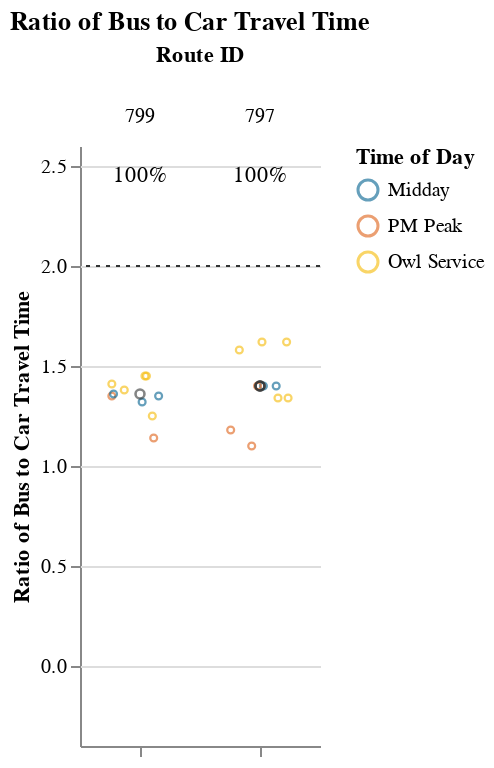
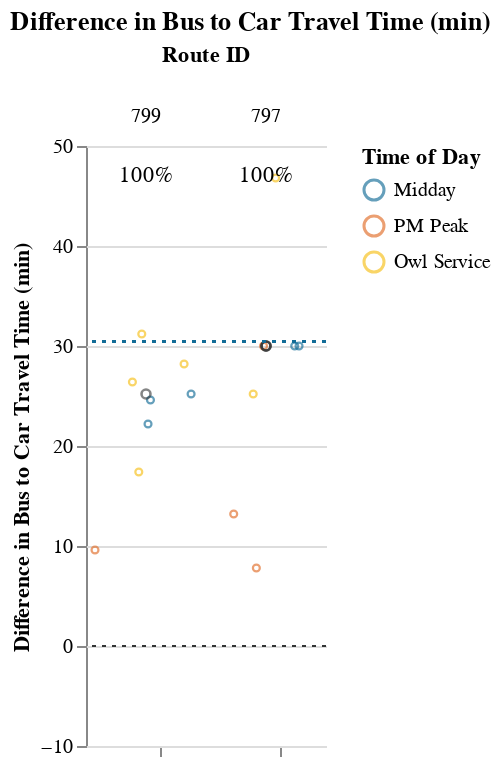

The notebook cell saved with these charts, in order:
### Markdown cell above
### Long Routes (> 1.5 hrs)

### Code cell
route_group = "long"
try:
    subset_routes, mult, diff  = setup_charts(df, PCT_COMPETITIVE_THRESHOLD, route_group)
    if len(subset_routes) > 0:
        display(
            Markdown(
                f"{CAPTIONS_DICT[route_group]}"
                "Within each route group, routes are sorted in descending order "
                "by % competitive trips and # trips below the additional time cut-off."
            )
        )

        display(mult)
        display(diff)
except:
    print("No routes meet this criteria.")

### Figure 1 — Vega-Lite specification as saved in the notebook (floating-point values rounded to 4 significant figures)
{"config": {"view": {"continuousWidth": 400, "continuousHeight": 300, "stroke": null}, "facet": {"spacing": 0}}, "data": {"name": "data-c5b99667a44c1a0842c67f1d6e1c2898"}, "facet": {"column": {"field": "route_id", "sort": ["799", "797"], "title": "Route ID", "type": "nominal"}}, "spec": {"layer": [{"mark": {"type": "point", "opacity": 0.65, "size": 12, "strokeWidth": 1.1}, "encoding": {"color": {"field": "time_of_day", "scale": {"range": ["#136C97", "#E16B26", "#F6BF16", "#00896B", "#7790A3", "#5B559C"]}, "sort": ["AM Peak", "Midday", "PM Peak", "Owl Service"], "title": "Time of Day", "type": "nominal"}, "tooltip": [{"field": "route_id", "type": "nominal"}, {"field": "trip_id", "type": "nominal"}, {"field": "service_hours", "type": "quantitative"}, {"field": "car_duration_hours", "type": "quantitative"}, {"field": "bus_multiplier", "type": "quantitative"}, {"field": "bus_difference", "type": "quantitative"}, {"field": "num_trips", "type": "quantitative"}, {"field": "num_competitive", "type": "quantitative"}, {"field": "pct_trips_competitive", "type": "quantitative"}, {"field": "p25", "type": "quantitative"}, {"field": "p50", "type": "quantitative"}, {"field": "p75", "type": "quantitative"}], "x": {"axis": {"grid": false, "labels": false, "ticks": true, "values": [0]}, "field": "jitter", "scale": {}, "title": null, "type": "quantitative"}, "y": {"field": "bus_multiplier", "scale": {"domain": [-0.25, 2.5]}, "title": "Ratio of Bus to Car Travel Time", "type": "quantitative"}}, "selection": {"selector005": {"type": "interval", "bind": "scales", "encodings": ["x", "y"]}}, "transform": [{"calculate": "sqrt(-2*log(random()))*cos(2*PI*random())", "as": "jitter"}], "width": 60}, {"layer": [{"mark": {"type": "point", "opacity": 0.6, "size": 20, "strokeWidth": 1.3}, "encoding": {"color": {"value": "#323434"}, "y": {"field": "bus_multiplier", "type": "quantitative"}}, "transform": [{"filter": "(datum.p50_trip === 1)"}]}, {"mark": {"type": "rule", "strokeDash": [2, 3]}, "encoding": {"color": {"value": "#323434"}, "y": {"field": "cutoff", "type": "quantitative"}}}, {"mark": {"type": "text", "align": "center", "baseline": "middle"}, "encoding": {"color": {"value": "black"}, "text": {"field": "pct_trips_competitive", "format": ".0%", "type": "quantitative"}, "tooltip": [{"field": "route_id", "type": "nominal"}, {"field": "trip_id", "type": "nominal"}, {"field": "service_hours", "type": "quantitative"}, {"field": "car_duration_hours", "type": "quantitative"}, {"field": "bus_multiplier", "type": "quantitative"}, {"field": "bus_difference", "type": "quantitative"}, {"field": "num_trips", "type": "quantitative"}, {"field": "num_competitive", "type": "quantitative"}, {"field": "pct_trips_competitive", "type": "quantitative"}, {"field": "p25", "type": "quantitative"}, {"field": "p50", "type": "quantitative"}, {"field": "p75", "type": "quantitative"}], "x": {"value": 30}, "y": {"value": 15}}, "transform": [{"calculate": "sqrt(-2*log(random()))*cos(2*PI*random())", "as": "jitter"}, {"filter": "(datum.fastest_trip === 1)"}]}]}]}, "resolve": {"scale": {"y": "shared"}}, "title": "Ratio of Bus to Car Travel Time", "$schema": "https://vega.github.io/schema/vega-lite/v4.17.0.json", "datasets": {"data-c5b99667a44c1a0842c67f1d6e1c2898": [{"calitp_itp_id": 295, "trip_key": -1915823902160798522, "trip_id": "3083", "shape_id": "182", "route_id": "797", "service_hours": 1.38, "trip_first_departure_ts": 71100, "trip_last_arrival_ts": 76080, "departure_hour": 19, "time_of_day": "PM Peak", "p25": 1.67, "p50": 1.75, "p75": 1.915, "p50_trip": 0, "fastest_trip": 1, "car_duration_hours": 1.25, "competitive_route": 1, "bus_multiplier": 1.1, "bus_difference": 7.8, "num_trips": 10, "num_competitive": 10, "pct_trips_competitive": 1.0, "bus_difference_spread": 39.0, "route_group": "long", "max_trip_hrs": 2.03, "max_trip_route_group": 2.03, "name": "City of Santa Clarita", "caltrans_district": "07 - Los Angeles", "drmt_organization_name": null, "cutoff2": 30.45, "cutoff": 2}, {"calitp_itp_id": 295, "trip_key": -3256586415654444380, "trip_id": "3082", "shape_id": "182", "route_id": "797", "service_hours": 1.47, "trip_first_departure_ts": 67200, "trip_last_arrival_ts": 72480, "departure_hour": 18, "time_of_day": "PM Peak", "p25": 1.67, "p50": 1.75, "p75": 1.915, "p50_trip": 0, "fastest_trip": 0, "car_duration_hours": 1.25, "competitive_route": 1, "bus_multiplier": 1.18, "bus_difference": 13.2, "num_trips": 10, "num_competitive": 10, "pct_trips_competitive": 1.0, "bus_difference_spread": 39.0, "route_group": "long", "max_trip_hrs": 2.03, "max_trip_route_group": 2.03, "name": "City of Santa Clarita", "caltrans_district": "07 - Los Angeles", "drmt_organization_name": null, "cutoff2": 30.45, "cutoff": 2}, {"calitp_itp_id": 295, "trip_key": -4593410719850581367, "trip_id": "3071", "shape_id": "46", "route_id": "797", "service_hours": 1.67, "trip_first_departure_ts": 18840, "trip_last_arrival_ts": 24840, "departure_hour": 5, "time_of_day": "Owl Service", "p25": 1.67, "p50": 1.75, "p75": 1.915, "p50_trip": 0, "fastest_trip": 0, "car_duration_hours": 1.25, "competitive_route": 1, "bus_multiplier": 1.34, "bus_difference": 25.2, "num_trips": 10, "num_competitive": 10, "pct_trips_competitive": 1.0, "bus_difference_spread": 39.0, "route_group": "long", "max_trip_hrs": 2.03, "max_trip_route_group": 2.03, "name": "City of Santa Clarita", "caltrans_district": "07 - Los Angeles", "drmt_organization_name": null, "cutoff2": 30.45, "cutoff": 2}, {"calitp_itp_id": 295, "trip_key": 7788513782900630212, "trip_id": "3070", "shape_id": "46", "route_id": "797", "service_hours": 1.67, "trip_first_departure_ts": 18000, "trip_last_arrival_ts": 24000, "departure_hour": 5, "time_of_day": "Owl Service", "p25": 1.67, "p50": 1.75, "p75": 1.915, "p50_trip": 0, "fastest_trip": 0, "car_duration_hours": 1.25, "competitive_route": 1, "bus_multiplier": 1.34, "bus_difference": 25.2, "num_trips": 10, "num_competitive": 10, "pct_trips_competitive": 1.0, "bus_difference_spread": 39.0, "route_group": "long", "max_trip_hrs": 2.03, "max_trip_route_group": 2.03, "name": "City of Santa Clarita", "caltrans_district": "07 - Los Angeles", "drmt_organization_name": null, "cutoff2": 30.45, "cutoff": 2}, {"calitp_itp_id": 295, "trip_key": -3811004426509746015, "trip_id": "3079", "shape_id": "182", "route_id": "797", "service_hours": 1.75, "trip_first_departure_ts": 60000, "trip_last_arrival_ts": 66300, "departure_hour": 16, "time_of_day": "Midday", "p25": 1.67, "p50": 1.75, "p75": 1.915, "p50_trip": 1, "fastest_trip": 0, "car_duration_hours": 1.25, "competitive_route": 1, "bus_multiplier": 1.4, "bus_difference": 30.0, "num_trips": 10, "num_competitive": 10, "pct_trips_competitive": 1.0, "bus_difference_spread": 39.0, "route_group": "long", "max_trip_hrs": 2.03, "max_trip_route_group": 2.03, "name": "City of Santa Clarita", "caltrans_district": "07 - Los Angeles", "drmt_organization_name": null, "cutoff2": 30.45, "cutoff": 2}, {"calitp_itp_id": 295, "trip_key": 5735706413282352018, "trip_id": "3077", "shape_id": "182", "route_id": "797", "service_hours": 1.75, "trip_first_departure_ts": 56700, "trip_last_arrival_ts": 63000, "departure_hour": 15, "time_of_day": "Midday", "p25": 1.67, "p50": 1.75, "p75": 1.915, "p50_trip": 1, "fastest_trip": 0, "car_duration_hours": 1.25, "competitive_route": 1, "bus_multiplier": 1.4, "bus_difference": 30.0, "num_trips": 10, "num_competitive": 10, "pct_trips_competitive": 1.0, "bus_difference_spread": 39.0, "route_group": "long", "max_trip_hrs": 2.03, "max_trip_route_group": 2.03, "name": "City of Santa Clarita", "caltrans_district": "07 - Los Angeles", "drmt_organization_name": null, "cutoff2": 30.45, "cutoff": 2}, {"calitp_itp_id": 295, "trip_key": 8742554721937107299, "trip_id": "3081", "shape_id": "182", "route_id": "797", "service_hours": 1.75, "trip_first_departure_ts": 63600, "trip_last_arrival_ts": 69900, "departure_hour": 17, "time_of_day": "PM Peak", "p25": 1.67, "p50": 1.75, "p75": 1.915, "p50_trip": 1, "fastest_trip": 0, "car_duration_hours": 1.25, "competitive_route": 1, "bus_multiplier": 1.4, "bus_difference": 30.0, "num_trips": 10, "num_competitive": 10, "pct_trips_competitive": 1.0, "bus_difference_spread": 39.0, "route_group": "long", "max_trip_hrs": 2.03, "max_trip_route_group": 2.03, "name": "City of Santa Clarita", "caltrans_district": "07 - Los Angeles", "drmt_organization_name": null, "cutoff2": 30.45, "cutoff": 2}, {"calitp_itp_id": 295, "trip_key": 7393136377311081848, "trip_id": "3072", "shape_id": "46", "route_id": "797", "service_hours": 1.97, "trip_first_departure_ts": 19740, "trip_last_arrival_ts": 26820, "departure_hour": 5, "time_of_day": "Owl Service", "p25": 1.67, "p50": 1.75, "p75": 1.915, "p50_trip": 0, "fastest_trip": 0, "car_duration_hours": 1.25, "competitive_route": 1, "bus_multiplier": 1.58, "bus_difference": 43.2, "num_trips": 10, "num_competitive": 10, "pct_trips_competitive": 1.0, "bus_difference_spread": 39.0, "route_group": "long", "max_trip_hrs": 2.03, "max_trip_route_group": 2.03, "name": "City of Santa Clarita", "caltrans_district": "07 - Los Angeles", "drmt_organization_name": null, "cutoff2": 30.45, "cutoff": 2}, {"calitp_itp_id": 295, "trip_key": 3853872777620300171, "trip_id": "3073", "shape_id": "46", "route_id": "797", "service_hours": 2.02, "trip_first_departure_ts": 20640, "trip_last_arrival_ts": 27900, "departure_hour": 5, "time_of_day": "Owl Service", "p25": 1.67, "p50": 1.75, "p75": 1.915, "p50_trip": 0, "fastest_trip": 0, "car_duration_hours": 1.25, "competitive_route": 1, "bus_multiplier": 1.62, "bus_difference": 46.2, "num_trips": 10, "num_competitive": 10, "pct_trips_competitive": 1.0, "bus_difference_spread": 39.0, "route_group": "long", "max_trip_hrs": 2.03, "max_trip_route_group": 2.03, "name": "City of Santa Clarita", "caltrans_district": "07 - Los Angeles", "drmt_organization_name": null, "cutoff2": 30.45, "cutoff": 2}, {"calitp_itp_id": 295, "trip_key": -2054054940678702885, "trip_id": "3076", "shape_id": "46", "route_id": "797", "service_hours": 2.03, "trip_first_departure_ts": 24360, "trip_last_arrival_ts": 31680, "departure_hour": 6, "time_of_day": "Owl Service", "p25": 1.67, "p50": 1.75, "p75": 1.915, "p50_trip": 0, "fastest_trip": 0, "car_duration_hours": 1.25, "competitive_route": 1, "bus_multiplier": 1.62, "bus_difference": 46.8, "num_trips": 10, "num_competitive": 10, "pct_trips_competitive": 1.0, "bus_difference_spread": 39.0, "route_group": "long", "max_trip_hrs": 2.03, "max_trip_route_group": 2.03, "name": "City of Santa Clarita", "caltrans_district": "07 - Los Angeles", "drmt_organization_name": null, "cutoff2": 30.45, "cutoff": 2}, {"calitp_itp_id": 295, "trip_key": -3179394720470570773, "trip_id": "2046", "shape_id": "199", "route_id": "799", "service_hours": 1.32, "trip_first_departure_ts": 67500, "trip_last_arrival_ts": 72240, "departure_hour": 18, "time_of_day": "PM Peak", "p25": 1.54, "p50": 1.575, "p75": 1.623, "p50_trip": 0, "fastest_trip": 1, "car_duration_hours": 1.16, "competitive_route": 1, "bus_multiplier": 1.14, "bus_difference": 9.6, "num_trips": 10, "num_competitive": 10, "pct_trips_competitive": 1.0, "bus_difference_spread": 21.6, "route_group": "long", "max_trip_hrs": 1.68, "max_trip_route_group": 2.03, "name": "City of Santa Clarita", "caltrans_district": "07 - Los Angeles", "drmt_organization_name": null, "cutoff2": 30.45, "cutoff": 2}, {"calitp_itp_id": 295, "trip_key": -7877779950022626286, "trip_id": "3084", "shape_id": "197", "route_id": "799", "service_hours": 1.45, "trip_first_departure_ts": 17700, "trip_last_arrival_ts": 22920, "departure_hour": 4, "time_of_day": "Owl Service", "p25": 1.54, "p50": 1.575, "p75": 1.623, "p50_trip": 0, "fastest_trip": 0, "car_duration_hours": 1.16, "competitive_route": 1, "bus_multiplier": 1.25, "bus_difference": 17.4, "num_trips": 10, "num_competitive": 10, "pct_trips_competitive": 1.0, "bus_difference_spread": 21.6, "route_group": "long", "max_trip_hrs": 1.68, "max_trip_route_group": 2.03, "name": "City of Santa Clarita", "caltrans_district": "07 - Los Angeles", "drmt_organization_name": null, "cutoff2": 30.45, "cutoff": 2}, {"calitp_itp_id": 295, "trip_key": 4015009094993665047, "trip_id": "2032", "shape_id": "199", "route_id": "799", "service_hours": 1.53, "trip_first_departure_ts": 55320, "trip_last_arrival_ts": 60840, "departure_hour": 15, "time_of_day": "Midday", "p25": 1.54, "p50": 1.575, "p75": 1.623, "p50_trip": 0, "fastest_trip": 0, "car_duration_hours": 1.16, "competitive_route": 1, "bus_multiplier": 1.32, "bus_difference": 22.2, "num_trips": 10, "num_competitive": 10, "pct_trips_competitive": 1.0, "bus_difference_spread": 21.6, "route_group": "long", "max_trip_hrs": 1.68, "max_trip_route_group": 2.03, "name": "City of Santa Clarita", "caltrans_district": "07 - Los Angeles", "drmt_organization_name": null, "cutoff2": 30.45, "cutoff": 2}, {"calitp_itp_id": 295, "trip_key": 784686692096180704, "trip_id": "2034", "shape_id": "199", "route_id": "799", "service_hours": 1.57, "trip_first_departure_ts": 57720, "trip_last_arrival_ts": 63360, "departure_hour": 16, "time_of_day": "Midday", "p25": 1.54, "p50": 1.575, "p75": 1.623, "p50_trip": 0, "fastest_trip": 0, "car_duration_hours": 1.16, "competitive_route": 1, "bus_multiplier": 1.35, "bus_difference": 24.6, "num_trips": 10, "num_competitive": 10, "pct_trips_competitive": 1.0, "bus_difference_spread": 21.6, "route_group": "long", "max_trip_hrs": 1.68, "max_trip_route_group": 2.03, "name": "City of Santa Clarita", "caltrans_district": "07 - Los Angeles", "drmt_organization_name": null, "cutoff2": 30.45, "cutoff": 2}, {"calitp_itp_id": 295, "trip_key": 9086637474650507641, "trip_id": "3", "shape_id": "199", "route_id": "799", "service_hours": 1.57, "trip_first_departure_ts": 64800, "trip_last_arrival_ts": 70440, "departure_hour": 18, "time_of_day": "PM Peak", "p25": 1.54, "p50": 1.575, "p75": 1.623, "p50_trip": 0, "fastest_trip": 0, "car_duration_hours": 1.16, "competitive_route": 1, "bus_multiplier": 1.35, "bus_difference": 24.6, "num_trips": 10, "num_competitive": 10, "pct_trips_competitive": 1.0, "bus_difference_spread": 21.6, "route_group": "long", "max_trip_hrs": 1.68, "max_trip_route_group": 2.03, "name": "City of Santa Clarita", "caltrans_district": "07 - Los Angeles", "drmt_organization_name": null, "cutoff2": 30.45, "cutoff": 2}, {"calitp_itp_id": 295, "trip_key": -2901095108841560592, "trip_id": "2037", "shape_id": "199", "route_id": "799", "service_hours": 1.58, "trip_first_departure_ts": 60420, "trip_last_arrival_ts": 66120, "departure_hour": 16, "time_of_day": "Midday", "p25": 1.54, "p50": 1.575, "p75": 1.623, "p50_trip": 1, "fastest_trip": 0, "car_duration_hours": 1.16, "competitive_route": 1, "bus_multiplier": 1.36, "bus_difference": 25.2, "num_trips": 10, "num_competitive": 10, "pct_trips_competitive": 1.0, "bus_difference_spread": 21.6, "route_group": "long", "max_trip_hrs": 1.68, "max_trip_route_group": 2.03, "name": "City of Santa Clarita", "caltrans_district": "07 - Los Angeles", "drmt_organization_name": null, "cutoff2": 30.45, "cutoff": 2}, {"calitp_itp_id": 295, "trip_key": 383992982627805260, "trip_id": "3087", "shape_id": "197", "route_id": "799", "service_hours": 1.6, "trip_first_departure_ts": 20160, "trip_last_arrival_ts": 25920, "departure_hour": 5, "time_of_day": "Owl Service", "p25": 1.54, "p50": 1.575, "p75": 1.623, "p50_trip": 0, "fastest_trip": 0, "car_duration_hours": 1.16, "competitive_route": 1, "bus_multiplier": 1.38, "bus_difference": 26.4, "num_trips": 10, "num_competitive": 10, "pct_trips_competitive": 1.0, "bus_difference_spread": 21.6, "route_group": "long", "max_trip_hrs": 1.68, "max_trip_route_group": 2.03, "name": "City of Santa Clarita", "caltrans_district": "07 - Los Angeles", "drmt_organization_name": null, "cutoff2": 30.45, "cutoff": 2}, {"calitp_itp_id": 295, "trip_key": 7697920683286538959, "trip_id": "3089", "shape_id": "197", "route_id": "799", "service_hours": 1.63, "trip_first_departure_ts": 21660, "trip_last_arrival_ts": 27540, "departure_hour": 6, "time_of_day": "Owl Service", "p25": 1.54, "p50": 1.575, "p75": 1.623, "p50_trip": 0, "fastest_trip": 0, "car_duration_hours": 1.16, "competitive_route": 1, "bus_multiplier": 1.41, "bus_difference": 28.2, "num_trips": 10, "num_competitive": 10, "pct_trips_competitive": 1.0, "bus_difference_spread": 21.6, "route_group": "long", "max_trip_hrs": 1.68, "max_trip_route_group": 2.03, "name": "City of Santa Clarita", "caltrans_district": "07 - Los Angeles", "drmt_organization_name": null, "cutoff2": 30.45, "cutoff": 2}, {"calitp_itp_id": 295, "trip_key": 8048872997823966847, "trip_id": "3091", "shape_id": "197", "route_id": "799", "service_hours": 1.68, "trip_first_departure_ts": 23460, "trip_last_arrival_ts": 29520, "departure_hour": 6, "time_of_day": "Owl Service", "p25": 1.54, "p50": 1.575, "p75": 1.623, "p50_trip": 0, "fastest_trip": 0, "car_duration_hours": 1.16, "competitive_route": 1, "bus_multiplier": 1.45, "bus_difference": 31.2, "num_trips": 10, "num_competitive": 10, "pct_trips_competitive": 1.0, "bus_difference_spread": 21.6, "route_group": "long", "max_trip_hrs": 1.68, "max_trip_route_group": 2.03, "name": "City of Santa Clarita", "caltrans_district": "07 - Los Angeles", "drmt_organization_name": null, "cutoff2": 30.45, "cutoff": 2}, {"calitp_itp_id": 295, "trip_key": 1434291077239582702, "trip_id": "2024", "shape_id": "197", "route_id": "799", "service_hours": 1.68, "trip_first_departure_ts": 24660, "trip_last_arrival_ts": 30720, "departure_hour": 6, "time_of_day": "Owl Service", "p25": 1.54, "p50": 1.575, "p75": 1.623, "p50_trip": 0, "fastest_trip": 0, "car_duration_hours": 1.16, "competitive_route": 1, "bus_multiplier": 1.45, "bus_difference": 31.2, "num_trips": 10, "num_competitive": 10, "pct_trips_competitive": 1.0, "bus_difference_spread": 21.6, "route_group": "long", "max_trip_hrs": 1.68, "max_trip_route_group": 2.03, "name": "City of Santa Clarita", "caltrans_district": "07 - Los Angeles", "drmt_organization_name": null, "cutoff2": 30.45, "cutoff": 2}]}}

### Figure 2 — Vega-Lite specification as saved in the notebook (floating-point values rounded to 4 significant figures)
{"config": {"view": {"continuousWidth": 400, "continuousHeight": 300, "stroke": null}, "facet": {"spacing": 0}}, "data": {"name": "data-e4b3d8e38336a7cbdfe7df313a1a7c20"}, "facet": {"column": {"field": "route_id", "sort": ["799", "797"], "title": "Route ID", "type": "nominal"}}, "spec": {"layer": [{"mark": {"type": "point", "opacity": 0.65, "size": 12, "strokeWidth": 1.1}, "encoding": {"color": {"field": "time_of_day", "scale": {"range": ["#136C97", "#E16B26", "#F6BF16", "#00896B", "#7790A3", "#5B559C"]}, "sort": ["AM Peak", "Midday", "PM Peak", "Owl Service"], "title": "Time of Day", "type": "nominal"}, "tooltip": [{"field": "route_id", "type": "nominal"}, {"field": "trip_id", "type": "nominal"}, {"field": "service_hours", "type": "quantitative"}, {"field": "car_duration_hours", "type": "quantitative"}, {"field": "bus_multiplier", "type": "quantitative"}, {"field": "bus_difference", "type": "quantitative"}, {"field": "num_trips", "type": "quantitative"}, {"field": "num_competitive", "type": "quantitative"}, {"field": "pct_trips_competitive", "type": "quantitative"}, {"field": "p25", "type": "quantitative"}, {"field": "p50", "type": "quantitative"}, {"field": "p75", "type": "quantitative"}], "x": {"axis": {"grid": false, "labels": false, "ticks": true, "values": [0]}, "field": "jitter", "scale": {}, "title": null, "type": "quantitative"}, "y": {"field": "bus_difference", "scale": {"domain": [-7.2, 46.8]}, "title": "Difference in Bus to Car Travel Time (min)", "type": "quantitative"}}, "selection": {"selector006": {"type": "interval", "bind": "scales", "encodings": ["x", "y"]}}, "transform": [{"calculate": "sqrt(-2*log(random()))*cos(2*PI*random())", "as": "jitter"}], "width": 60}, {"layer": [{"mark": {"type": "point", "opacity": 0.6, "size": 20, "strokeWidth": 1.3}, "encoding": {"color": {"value": "#323434"}, "y": {"field": "bus_difference", "type": "quantitative"}}, "transform": [{"filter": "(datum.p50_trip === 1)"}]}, {"mark": {"type": "rule", "strokeDash": [2, 3]}, "encoding": {"color": {"value": "#323434"}, "y": {"field": "cutoff", "type": "quantitative"}}}, {"mark": {"type": "rule", "strokeDash": [2, 3]}, "encoding": {"color": {"value": "#136C97"}, "y": {"field": "cutoff2", "type": "quantitative"}}}, {"mark": {"type": "text", "align": "center", "baseline": "middle"}, "encoding": {"color": {"value": "black"}, "text": {"field": "pct_trips_competitive", "format": ".0%", "type": "quantitative"}, "tooltip": [{"field": "route_id", "type": "nominal"}, {"field": "trip_id", "type": "nominal"}, {"field": "service_hours", "type": "quantitative"}, {"field": "car_duration_hours", "type": "quantitative"}, {"field": "bus_multiplier", "type": "quantitative"}, {"field": "bus_difference", "type": "quantitative"}, {"field": "num_trips", "type": "quantitative"}, {"field": "num_competitive", "type": "quantitative"}, {"field": "pct_trips_competitive", "type": "quantitative"}, {"field": "p25", "type": "quantitative"}, {"field": "p50", "type": "quantitative"}, {"field": "p75", "type": "quantitative"}], "x": {"value": 30}, "y": {"value": 15}}, "transform": [{"calculate": "sqrt(-2*log(random()))*cos(2*PI*random())", "as": "jitter"}, {"filter": "(datum.fastest_trip === 1)"}]}]}]}, "resolve": {"scale": {"y": "shared"}}, "title": "Difference in Bus to Car Travel Time (min)", "$schema": "https://vega.github.io/schema/vega-lite/v4.17.0.json", "datasets": {"data-e4b3d8e38336a7cbdfe7df313a1a7c20": [{"calitp_itp_id": 295, "trip_key": -1915823902160798522, "trip_id": "3083", "shape_id": "182", "route_id": "797", "service_hours": 1.38, "trip_first_departure_ts": 71100, "trip_last_arrival_ts": 76080, "departure_hour": 19, "time_of_day": "PM Peak", "p25": 1.67, "p50": 1.75, "p75": 1.915, "p50_trip": 0, "fastest_trip": 1, "car_duration_hours": 1.25, "competitive_route": 1, "bus_multiplier": 1.1, "bus_difference": 7.8, "num_trips": 10, "num_competitive": 10, "pct_trips_competitive": 1.0, "bus_difference_spread": 39.0, "route_group": "long", "max_trip_hrs": 2.03, "max_trip_route_group": 2.03, "name": "City of Santa Clarita", "caltrans_district": "07 - Los Angeles", "drmt_organization_name": null, "cutoff2": 30.45, "cutoff": 0}, {"calitp_itp_id": 295, "trip_key": -3256586415654444380, "trip_id": "3082", "shape_id": "182", "route_id": "797", "service_hours": 1.47, "trip_first_departure_ts": 67200, "trip_last_arrival_ts": 72480, "departure_hour": 18, "time_of_day": "PM Peak", "p25": 1.67, "p50": 1.75, "p75": 1.915, "p50_trip": 0, "fastest_trip": 0, "car_duration_hours": 1.25, "competitive_route": 1, "bus_multiplier": 1.18, "bus_difference": 13.2, "num_trips": 10, "num_competitive": 10, "pct_trips_competitive": 1.0, "bus_difference_spread": 39.0, "route_group": "long", "max_trip_hrs": 2.03, "max_trip_route_group": 2.03, "name": "City of Santa Clarita", "caltrans_district": "07 - Los Angeles", "drmt_organization_name": null, "cutoff2": 30.45, "cutoff": 0}, {"calitp_itp_id": 295, "trip_key": -4593410719850581367, "trip_id": "3071", "shape_id": "46", "route_id": "797", "service_hours": 1.67, "trip_first_departure_ts": 18840, "trip_last_arrival_ts": 24840, "departure_hour": 5, "time_of_day": "Owl Service", "p25": 1.67, "p50": 1.75, "p75": 1.915, "p50_trip": 0, "fastest_trip": 0, "car_duration_hours": 1.25, "competitive_route": 1, "bus_multiplier": 1.34, "bus_difference": 25.2, "num_trips": 10, "num_competitive": 10, "pct_trips_competitive": 1.0, "bus_difference_spread": 39.0, "route_group": "long", "max_trip_hrs": 2.03, "max_trip_route_group": 2.03, "name": "City of Santa Clarita", "caltrans_district": "07 - Los Angeles", "drmt_organization_name": null, "cutoff2": 30.45, "cutoff": 0}, {"calitp_itp_id": 295, "trip_key": 7788513782900630212, "trip_id": "3070", "shape_id": "46", "route_id": "797", "service_hours": 1.67, "trip_first_departure_ts": 18000, "trip_last_arrival_ts": 24000, "departure_hour": 5, "time_of_day": "Owl Service", "p25": 1.67, "p50": 1.75, "p75": 1.915, "p50_trip": 0, "fastest_trip": 0, "car_duration_hours": 1.25, "competitive_route": 1, "bus_multiplier": 1.34, "bus_difference": 25.2, "num_trips": 10, "num_competitive": 10, "pct_trips_competitive": 1.0, "bus_difference_spread": 39.0, "route_group": "long", "max_trip_hrs": 2.03, "max_trip_route_group": 2.03, "name": "City of Santa Clarita", "caltrans_district": "07 - Los Angeles", "drmt_organization_name": null, "cutoff2": 30.45, "cutoff": 0}, {"calitp_itp_id": 295, "trip_key": -3811004426509746015, "trip_id": "3079", "shape_id": "182", "route_id": "797", "service_hours": 1.75, "trip_first_departure_ts": 60000, "trip_last_arrival_ts": 66300, "departure_hour": 16, "time_of_day": "Midday", "p25": 1.67, "p50": 1.75, "p75": 1.915, "p50_trip": 1, "fastest_trip": 0, "car_duration_hours": 1.25, "competitive_route": 1, "bus_multiplier": 1.4, "bus_difference": 30.0, "num_trips": 10, "num_competitive": 10, "pct_trips_competitive": 1.0, "bus_difference_spread": 39.0, "route_group": "long", "max_trip_hrs": 2.03, "max_trip_route_group": 2.03, "name": "City of Santa Clarita", "caltrans_district": "07 - Los Angeles", "drmt_organization_name": null, "cutoff2": 30.45, "cutoff": 0}, {"calitp_itp_id": 295, "trip_key": 5735706413282352018, "trip_id": "3077", "shape_id": "182", "route_id": "797", "service_hours": 1.75, "trip_first_departure_ts": 56700, "trip_last_arrival_ts": 63000, "departure_hour": 15, "time_of_day": "Midday", "p25": 1.67, "p50": 1.75, "p75": 1.915, "p50_trip": 1, "fastest_trip": 0, "car_duration_hours": 1.25, "competitive_route": 1, "bus_multiplier": 1.4, "bus_difference": 30.0, "num_trips": 10, "num_competitive": 10, "pct_trips_competitive": 1.0, "bus_difference_spread": 39.0, "route_group": "long", "max_trip_hrs": 2.03, "max_trip_route_group": 2.03, "name": "City of Santa Clarita", "caltrans_district": "07 - Los Angeles", "drmt_organization_name": null, "cutoff2": 30.45, "cutoff": 0}, {"calitp_itp_id": 295, "trip_key": 8742554721937107299, "trip_id": "3081", "shape_id": "182", "route_id": "797", "service_hours": 1.75, "trip_first_departure_ts": 63600, "trip_last_arrival_ts": 69900, "departure_hour": 17, "time_of_day": "PM Peak", "p25": 1.67, "p50": 1.75, "p75": 1.915, "p50_trip": 1, "fastest_trip": 0, "car_duration_hours": 1.25, "competitive_route": 1, "bus_multiplier": 1.4, "bus_difference": 30.0, "num_trips": 10, "num_competitive": 10, "pct_trips_competitive": 1.0, "bus_difference_spread": 39.0, "route_group": "long", "max_trip_hrs": 2.03, "max_trip_route_group": 2.03, "name": "City of Santa Clarita", "caltrans_district": "07 - Los Angeles", "drmt_organization_name": null, "cutoff2": 30.45, "cutoff": 0}, {"calitp_itp_id": 295, "trip_key": 7393136377311081848, "trip_id": "3072", "shape_id": "46", "route_id": "797", "service_hours": 1.97, "trip_first_departure_ts": 19740, "trip_last_arrival_ts": 26820, "departure_hour": 5, "time_of_day": "Owl Service", "p25": 1.67, "p50": 1.75, "p75": 1.915, "p50_trip": 0, "fastest_trip": 0, "car_duration_hours": 1.25, "competitive_route": 1, "bus_multiplier": 1.58, "bus_difference": 43.2, "num_trips": 10, "num_competitive": 10, "pct_trips_competitive": 1.0, "bus_difference_spread": 39.0, "route_group": "long", "max_trip_hrs": 2.03, "max_trip_route_group": 2.03, "name": "City of Santa Clarita", "caltrans_district": "07 - Los Angeles", "drmt_organization_name": null, "cutoff2": 30.45, "cutoff": 0}, {"calitp_itp_id": 295, "trip_key": 3853872777620300171, "trip_id": "3073", "shape_id": "46", "route_id": "797", "service_hours": 2.02, "trip_first_departure_ts": 20640, "trip_last_arrival_ts": 27900, "departure_hour": 5, "time_of_day": "Owl Service", "p25": 1.67, "p50": 1.75, "p75": 1.915, "p50_trip": 0, "fastest_trip": 0, "car_duration_hours": 1.25, "competitive_route": 1, "bus_multiplier": 1.62, "bus_difference": 46.2, "num_trips": 10, "num_competitive": 10, "pct_trips_competitive": 1.0, "bus_difference_spread": 39.0, "route_group": "long", "max_trip_hrs": 2.03, "max_trip_route_group": 2.03, "name": "City of Santa Clarita", "caltrans_district": "07 - Los Angeles", "drmt_organization_name": null, "cutoff2": 30.45, "cutoff": 0}, {"calitp_itp_id": 295, "trip_key": -2054054940678702885, "trip_id": "3076", "shape_id": "46", "route_id": "797", "service_hours": 2.03, "trip_first_departure_ts": 24360, "trip_last_arrival_ts": 31680, "departure_hour": 6, "time_of_day": "Owl Service", "p25": 1.67, "p50": 1.75, "p75": 1.915, "p50_trip": 0, "fastest_trip": 0, "car_duration_hours": 1.25, "competitive_route": 1, "bus_multiplier": 1.62, "bus_difference": 46.8, "num_trips": 10, "num_competitive": 10, "pct_trips_competitive": 1.0, "bus_difference_spread": 39.0, "route_group": "long", "max_trip_hrs": 2.03, "max_trip_route_group": 2.03, "name": "City of Santa Clarita", "caltrans_district": "07 - Los Angeles", "drmt_organization_name": null, "cutoff2": 30.45, "cutoff": 0}, {"calitp_itp_id": 295, "trip_key": -3179394720470570773, "trip_id": "2046", "shape_id": "199", "route_id": "799", "service_hours": 1.32, "trip_first_departure_ts": 67500, "trip_last_arrival_ts": 72240, "departure_hour": 18, "time_of_day": "PM Peak", "p25": 1.54, "p50": 1.575, "p75": 1.623, "p50_trip": 0, "fastest_trip": 1, "car_duration_hours": 1.16, "competitive_route": 1, "bus_multiplier": 1.14, "bus_difference": 9.6, "num_trips": 10, "num_competitive": 10, "pct_trips_competitive": 1.0, "bus_difference_spread": 21.6, "route_group": "long", "max_trip_hrs": 1.68, "max_trip_route_group": 2.03, "name": "City of Santa Clarita", "caltrans_district": "07 - Los Angeles", "drmt_organization_name": null, "cutoff2": 30.45, "cutoff": 0}, {"calitp_itp_id": 295, "trip_key": -7877779950022626286, "trip_id": "3084", "shape_id": "197", "route_id": "799", "service_hours": 1.45, "trip_first_departure_ts": 17700, "trip_last_arrival_ts": 22920, "departure_hour": 4, "time_of_day": "Owl Service", "p25": 1.54, "p50": 1.575, "p75": 1.623, "p50_trip": 0, "fastest_trip": 0, "car_duration_hours": 1.16, "competitive_route": 1, "bus_multiplier": 1.25, "bus_difference": 17.4, "num_trips": 10, "num_competitive": 10, "pct_trips_competitive": 1.0, "bus_difference_spread": 21.6, "route_group": "long", "max_trip_hrs": 1.68, "max_trip_route_group": 2.03, "name": "City of Santa Clarita", "caltrans_district": "07 - Los Angeles", "drmt_organization_name": null, "cutoff2": 30.45, "cutoff": 0}, {"calitp_itp_id": 295, "trip_key": 4015009094993665047, "trip_id": "2032", "shape_id": "199", "route_id": "799", "service_hours": 1.53, "trip_first_departure_ts": 55320, "trip_last_arrival_ts": 60840, "departure_hour": 15, "time_of_day": "Midday", "p25": 1.54, "p50": 1.575, "p75": 1.623, "p50_trip": 0, "fastest_trip": 0, "car_duration_hours": 1.16, "competitive_route": 1, "bus_multiplier": 1.32, "bus_difference": 22.2, "num_trips": 10, "num_competitive": 10, "pct_trips_competitive": 1.0, "bus_difference_spread": 21.6, "route_group": "long", "max_trip_hrs": 1.68, "max_trip_route_group": 2.03, "name": "City of Santa Clarita", "caltrans_district": "07 - Los Angeles", "drmt_organization_name": null, "cutoff2": 30.45, "cutoff": 0}, {"calitp_itp_id": 295, "trip_key": 784686692096180704, "trip_id": "2034", "shape_id": "199", "route_id": "799", "service_hours": 1.57, "trip_first_departure_ts": 57720, "trip_last_arrival_ts": 63360, "departure_hour": 16, "time_of_day": "Midday", "p25": 1.54, "p50": 1.575, "p75": 1.623, "p50_trip": 0, "fastest_trip": 0, "car_duration_hours": 1.16, "competitive_route": 1, "bus_multiplier": 1.35, "bus_difference": 24.6, "num_trips": 10, "num_competitive": 10, "pct_trips_competitive": 1.0, "bus_difference_spread": 21.6, "route_group": "long", "max_trip_hrs": 1.68, "max_trip_route_group": 2.03, "name": "City of Santa Clarita", "caltrans_district": "07 - Los Angeles", "drmt_organization_name": null, "cutoff2": 30.45, "cutoff": 0}, {"calitp_itp_id": 295, "trip_key": 9086637474650507641, "trip_id": "3", "shape_id": "199", "route_id": "799", "service_hours": 1.57, "trip_first_departure_ts": 64800, "trip_last_arrival_ts": 70440, "departure_hour": 18, "time_of_day": "PM Peak", "p25": 1.54, "p50": 1.575, "p75": 1.623, "p50_trip": 0, "fastest_trip": 0, "car_duration_hours": 1.16, "competitive_route": 1, "bus_multiplier": 1.35, "bus_difference": 24.6, "num_trips": 10, "num_competitive": 10, "pct_trips_competitive": 1.0, "bus_difference_spread": 21.6, "route_group": "long", "max_trip_hrs": 1.68, "max_trip_route_group": 2.03, "name": "City of Santa Clarita", "caltrans_district": "07 - Los Angeles", "drmt_organization_name": null, "cutoff2": 30.45, "cutoff": 0}, {"calitp_itp_id": 295, "trip_key": -2901095108841560592, "trip_id": "2037", "shape_id": "199", "route_id": "799", "service_hours": 1.58, "trip_first_departure_ts": 60420, "trip_last_arrival_ts": 66120, "departure_hour": 16, "time_of_day": "Midday", "p25": 1.54, "p50": 1.575, "p75": 1.623, "p50_trip": 1, "fastest_trip": 0, "car_duration_hours": 1.16, "competitive_route": 1, "bus_multiplier": 1.36, "bus_difference": 25.2, "num_trips": 10, "num_competitive": 10, "pct_trips_competitive": 1.0, "bus_difference_spread": 21.6, "route_group": "long", "max_trip_hrs": 1.68, "max_trip_route_group": 2.03, "name": "City of Santa Clarita", "caltrans_district": "07 - Los Angeles", "drmt_organization_name": null, "cutoff2": 30.45, "cutoff": 0}, {"calitp_itp_id": 295, "trip_key": 383992982627805260, "trip_id": "3087", "shape_id": "197", "route_id": "799", "service_hours": 1.6, "trip_first_departure_ts": 20160, "trip_last_arrival_ts": 25920, "departure_hour": 5, "time_of_day": "Owl Service", "p25": 1.54, "p50": 1.575, "p75": 1.623, "p50_trip": 0, "fastest_trip": 0, "car_duration_hours": 1.16, "competitive_route": 1, "bus_multiplier": 1.38, "bus_difference": 26.4, "num_trips": 10, "num_competitive": 10, "pct_trips_competitive": 1.0, "bus_difference_spread": 21.6, "route_group": "long", "max_trip_hrs": 1.68, "max_trip_route_group": 2.03, "name": "City of Santa Clarita", "caltrans_district": "07 - Los Angeles", "drmt_organization_name": null, "cutoff2": 30.45, "cutoff": 0}, {"calitp_itp_id": 295, "trip_key": 7697920683286538959, "trip_id": "3089", "shape_id": "197", "route_id": "799", "service_hours": 1.63, "trip_first_departure_ts": 21660, "trip_last_arrival_ts": 27540, "departure_hour": 6, "time_of_day": "Owl Service", "p25": 1.54, "p50": 1.575, "p75": 1.623, "p50_trip": 0, "fastest_trip": 0, "car_duration_hours": 1.16, "competitive_route": 1, "bus_multiplier": 1.41, "bus_difference": 28.2, "num_trips": 10, "num_competitive": 10, "pct_trips_competitive": 1.0, "bus_difference_spread": 21.6, "route_group": "long", "max_trip_hrs": 1.68, "max_trip_route_group": 2.03, "name": "City of Santa Clarita", "caltrans_district": "07 - Los Angeles", "drmt_organization_name": null, "cutoff2": 30.45, "cutoff": 0}, {"calitp_itp_id": 295, "trip_key": 8048872997823966847, "trip_id": "3091", "shape_id": "197", "route_id": "799", "service_hours": 1.68, "trip_first_departure_ts": 23460, "trip_last_arrival_ts": 29520, "departure_hour": 6, "time_of_day": "Owl Service", "p25": 1.54, "p50": 1.575, "p75": 1.623, "p50_trip": 0, "fastest_trip": 0, "car_duration_hours": 1.16, "competitive_route": 1, "bus_multiplier": 1.45, "bus_difference": 31.2, "num_trips": 10, "num_competitive": 10, "pct_trips_competitive": 1.0, "bus_difference_spread": 21.6, "route_group": "long", "max_trip_hrs": 1.68, "max_trip_route_group": 2.03, "name": "City of Santa Clarita", "caltrans_district": "07 - Los Angeles", "drmt_organization_name": null, "cutoff2": 30.45, "cutoff": 0}, {"calitp_itp_id": 295, "trip_key": 1434291077239582702, "trip_id": "2024", "shape_id": "197", "route_id": "799", "service_hours": 1.68, "trip_first_departure_ts": 24660, "trip_last_arrival_ts": 30720, "departure_hour": 6, "time_of_day": "Owl Service", "p25": 1.54, "p50": 1.575, "p75": 1.623, "p50_trip": 0, "fastest_trip": 0, "car_duration_hours": 1.16, "competitive_route": 1, "bus_multiplier": 1.45, "bus_difference": 31.2, "num_trips": 10, "num_competitive": 10, "pct_trips_competitive": 1.0, "bus_difference_spread": 21.6, "route_group": "long", "max_trip_hrs": 1.68, "max_trip_route_group": 2.03, "name": "City of Santa Clarita", "caltrans_district": "07 - Los Angeles", "drmt_organization_name": null, "cutoff2": 30.45, "cutoff": 0}]}}
